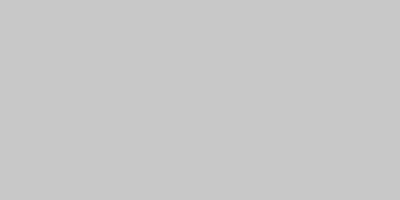
Frame 1 (no input)
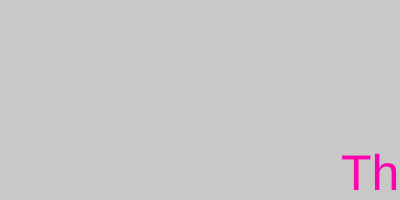
Frame 60 (no input)
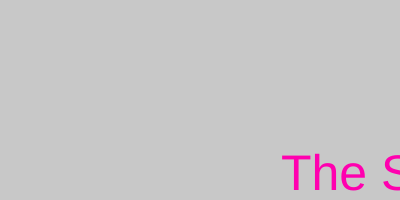
Frame 120 (the mouse pressed at the canvas centre since frame 60)

The p5.js sketch that drew these frames (run headless with seeded random() and noise() and a simulated clock; from frame 60 on, the mouse is pressed at the canvas centre):

// p5.js sketch
// ── sketch.js
// https://editor.p5js.org/jht1493/sketches/o6D3U4yPp
// slider checkbox ui text

let a_color = [255, 0, 175];
let a_size = 50;
let a_x = 400;
let a_crawl = true;
let a_text = 'The Start..';

function setup() {
  createCanvas(400, 200);
  build_ui();
}

function draw() {
  background(200);
  
  fill(a_color);
  textSize(a_size)
  text(a_text, a_x, height - 10)
  
  if (a_crawl) {
    a_x -= 1;
    if (a_x < -textWidth(a_text)) {
    // if (a_x > width) {
      a_x = width;
    }
  }
}

// Connecting ui directly to variables.
function build_ui() {
  // createSlider(min, max, [value], [step])
  createSlider(0, 300, a_size).input(function() {
    a_size = this.value();
  });
  // createCheckbox([label], [value])
  createCheckbox('Crawl', a_crawl).changed(function() {
    a_crawl = this.checked();
  });
  createButton('changeColor').mousePressed(function() {
    let r = [255,0,0]
    let g = [0,255,0]
    let y = [255,255,0]
    a_color = random([r,g,y]);
  });
}

// https://editor.p5js.org/jht1493/sketches/mdhUP_wTu
// button slider checkbox ui

// https://p5js.org/reference/#/p5/text
// reference: https://p5js.org/reference/#group-Typography

// NOTE: function ()
// NOTE: DOM variables local
// TODO: have circle move on startup
// TODO: Add a variable and a button to change direction
// TODO: Add slider for speed
// TODO-Challenge: Add slider to adjust size of circle
// TODO-Challenge: Change to bounce motion
